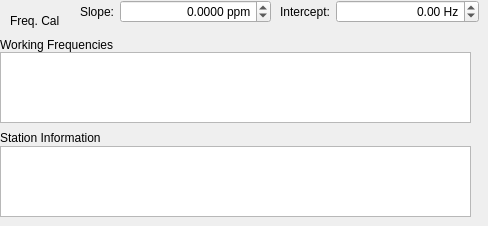
   <widget class="QWidget" name="frequencies_tab">
    <attribute name="title">
     <string>Frequencies</string>
    </attribute>
    <attribute name="toolTip">
     <string>Default frequencies and band specific station details setup</string>
    </attribute>
    <widget class="QLabel" name="label_13">
     <property name="geometry">
      <rect>
       <x>0</x>
       <y>34</y>
       <width>156</width>
       <height>21</height>
      </rect>
     </property>
     <property name="text">
      <string>Working Frequencies</string>
     </property>
    </widget>
    <widget class="QTableView" name="frequencies_table_view">
     <property name="geometry">
      <rect>
       <x>0</x>
       <y>52</y>
       <width>471</width>
       <height>71</height>
      </rect>
     </property>
     <property name="sizePolicy">
      <sizepolicy hsizetype="Expanding" vsizetype="Expanding">
       <horstretch>1</horstretch>
       <verstretch>0</verstretch>
      </sizepolicy>
     </property>
     <property name="contextMenuPolicy">
      <enum>Qt::ActionsContextMenu</enum>
     </property>
     <property name="toolTip">
      <string>&lt;html&gt;&lt;head/&gt;&lt;body&gt;&lt;p&gt;Right click to maintain the working frequencies list.&lt;/p&gt;&lt;/body&gt;&lt;/html&gt;</string>
     </property>
     <property name="dragDropMode">
      <enum>QAbstractItemView::DragOnly</enum>
     </property>
     <property name="alternatingRowColors">
      <bool>true</bool>
     </property>
     <property name="selectionBehavior">
      <enum>QAbstractItemView::SelectRows</enum>
     </property>
     <property name="sortingEnabled">
      <bool>true</bool>
     </property>
     <attribute name="horizontalHeaderStretchLastSection">
      <bool>true</bool>
     </attribute>
     <attribute name="verticalHeaderVisible">
      <bool>false</bool>
     </attribute>
    </widget>
    <widget class="QLabel" name="label_14">
     <property name="geometry">
      <rect>
       <x>0</x>
       <y>127</y>
       <width>156</width>
       <height>21</height>
      </rect>
     </property>
     <property name="text">
      <string>Station Information</string>
     </property>
    </widget>
    <widget class="QTableView" name="stations_table_view">
     <property name="geometry">
      <rect>
       <x>0</x>
       <y>146</y>
       <width>471</width>
       <height>71</height>
      </rect>
     </property>
     <property name="contextMenuPolicy">
      <enum>Qt::ActionsContextMenu</enum>
     </property>
     <property name="acceptDrops">
      <bool>true</bool>
     </property>
     <property name="toolTip">
      <string>Items may be edited.
Right click for insert and delete options.</string>
     </property>
     <property name="dragEnabled">
      <bool>true</bool>
     </property>
     <property name="dragDropOverwriteMode">
      <bool>true</bool>
     </property>
     <property name="dragDropMode">
      <enum>QAbstractItemView::DragDrop</enum>
     </property>
     <property name="defaultDropAction">
      <enum>Qt::MoveAction</enum>
     </property>
     <property name="alternatingRowColors">
      <bool>true</bool>
     </property>
     <property name="selectionMode">
      <enum>QAbstractItemView::ExtendedSelection</enum>
     </property>
     <property name="selectionBehavior">
      <enum>QAbstractItemView::SelectRows</enum>
     </property>
     <property name="sortingEnabled">
      <bool>true</bool>
     </property>
     <property name="wordWrap">
      <bool>true</bool>
     </property>
     <attribute name="horizontalHeaderCascadingSectionResizes">
      <bool>true</bool>
     </attribute>
     <attribute name="horizontalHeaderStretchLastSection">
      <bool>true</bool>
     </attribute>
     <attribute name="verticalHeaderVisible">
      <bool>false</bool>
     </attribute>
    </widget>
    <widget class="QLabel" name="label_15">
     <property name="geometry">
      <rect>
       <x>10</x>
       <y>10</y>
       <width>67</width>
       <height>21</height>
      </rect>
     </property>
     <property name="text">
      <string>Freq. Cal</string>
     </property>
    </widget>
    <widget class="QWidget" name="layoutWidget12">
     <property name="geometry">
      <rect>
       <x>80</x>
       <y>0</y>
       <width>191</width>
       <height>32</height>
      </rect>
     </property>
     <layout class="QFormLayout" name="formLayout_7">
      <item row="0" column="0">
       <widget class="QLabel" name="label_8">
        <property name="text">
         <string>Slope:</string>
        </property>
        <property name="buddy">
         <cstring>calibration_slope_ppm_spin_box</cstring>
        </property>
       </widget>
      </item>
      <item row="0" column="1">
       <widget class="QDoubleSpinBox" name="calibration_slope_ppm_spin_box">
        <property name="alignment">
         <set>Qt::AlignRight|Qt::AlignTrailing|Qt::AlignVCenter</set>
        </property>
        <property name="suffix">
         <string> ppm</string>
        </property>
        <property name="decimals">
         <number>4</number>
        </property>
        <property name="minimum">
         <double>-999.999900000000025</double>
        </property>
        <property name="maximum">
         <double>999.999900000000025</double>
        </property>
        <property name="singleStep">
         <double>0.100000000000000</double>
        </property>
        <property name="value">
         <double>0.000000000000000</double>
        </property>
       </widget>
      </item>
     </layout>
    </widget>
    <widget class="QWidget" name="layoutWidget13">
     <property name="geometry">
      <rect>
       <x>280</x>
       <y>0</y>
       <width>199</width>
       <height>32</height>
      </rect>
     </property>
     <layout class="QFormLayout" name="formLayout_14">
      <item row="0" column="0">
       <widget class="QLabel" name="label_7">
        <property name="text">
         <string>Intercept:</string>
        </property>
        <property name="buddy">
         <cstring>calibration_intercept_spin_box</cstring>
        </property>
       </widget>
      </item>
      <item row="0" column="1">
       <widget class="QDoubleSpinBox" name="calibration_intercept_spin_box">
        <property name="alignment">
         <set>Qt::AlignRight|Qt::AlignTrailing|Qt::AlignVCenter</set>
        </property>
        <property name="suffix">
         <string> Hz</string>
        </property>
        <property name="decimals">
         <number>2</number>
        </property>
        <property name="minimum">
         <double>-99999.990000000005239</double>
        </property>
        <property name="maximum">
         <double>99999.990000000005239</double>
        </property>
        <property name="singleStep">
         <double>0.100000000000000</double>
        </property>
       </widget>
      </item>
     </layout>
    </widget>
   </widget>
